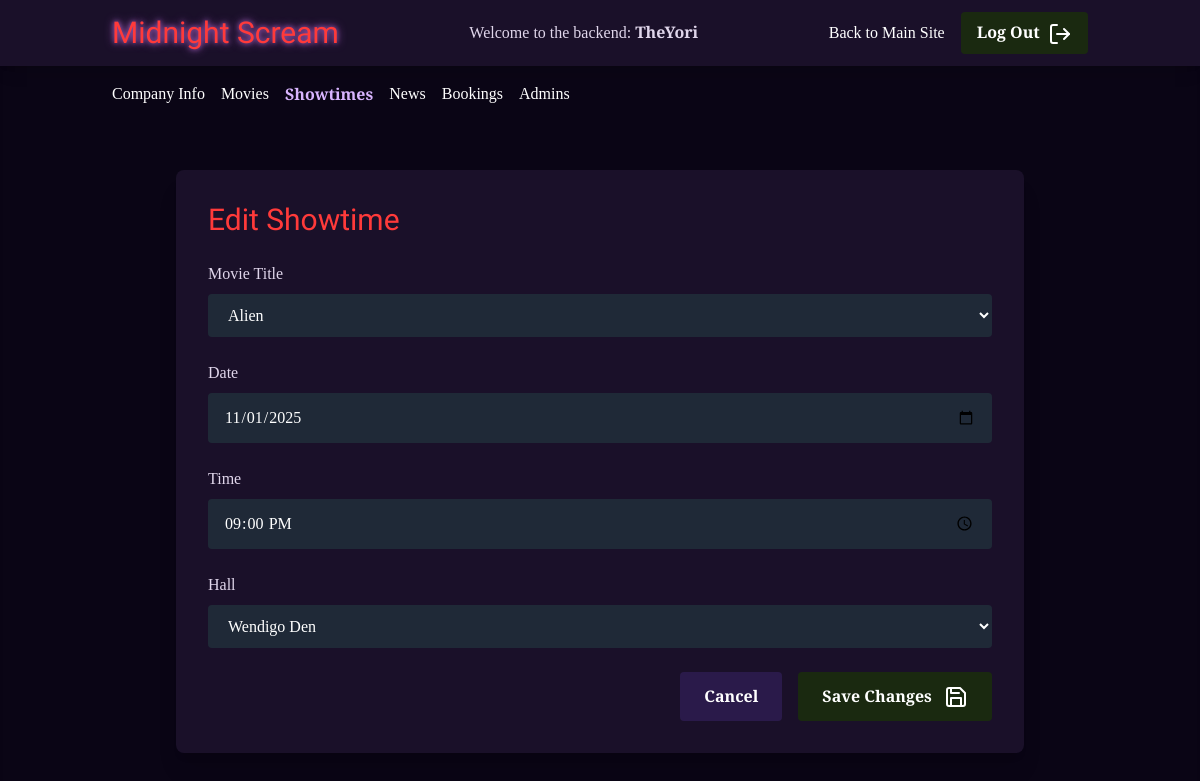
/admin/edit-showtime.php?id=3 (signed in), run on the app's committed database.
### tables this page shows
CREATE TABLE Showtimes(
    Showtime_id INT NOT NULL AUTO_INCREMENT PRIMARY KEY,
    show_date DATE NOT NULL,
    show_time TIME NOT NULL,
    hall_id INT NOT NULL,
    movie_id INT NOT NULL,
    FOREIGN KEY (hall_id) REFERENCES Halls (hall_id),
    FOREIGN KEY (movie_id) REFERENCES Movies (movie_id)
);

CREATE TABLE Movies(
    movie_id INT NOT NULL AUTO_INCREMENT PRIMARY KEY,
    title VARCHAR(200) NOT NULL,
    movie_length INT(3) NOT NULL,
    debut_date DATE,  
    rating FLOAT,  
    director VARCHAR(120) NOT NULL,
    genre VARCHAR(50) NOT NULL,
    movie_desc TEXT NOT NULL,
    poster VARCHAR(255),
    hall_id INT,
    FOREIGN KEY (hall_id) REFERENCES Halls (hall_id)
);

CREATE TABLE Halls(
    hall_id INT NOT NULL AUTO_INCREMENT PRIMARY KEY,
    hall_name VARCHAR(50) NOT NULL
);

### classes/DatabaseCon.php (called while the page is built, shortened)
<?php
class DatabaseCon {
    private $user = "Rguldborg";
    private $pass = "123456";
    private $host = "mysql:host=localhost;dbname=CinemaDB";
    public function __construct()
    {
        $user = $this ->user;
        $pass = $this ->pass;
        $host = $this ->host;
        try
        {
            $this -> databaseCon = new PDO($host, $user, $pass);
            return $this -> databaseCon;
        }
        catch (PDOException $error)
        {
            echo "Encountered an error: ". $error->getMessage() . "<br/>";
            die();
        }
    }
}

### classes/ShowtimeCRUD.php (called while the page is built, shortened)
<?php
class ShowtimeCRUD
{
    private $conn;
    public function __construct()
    {
        $database = new DatabaseCon();
        $this->conn = $database->databaseCon;
    }
    public function getShowtimeById($id)
    {
        $query = $this->conn->prepare("SELECT * FROM `Showtimes` WHERE showtime_id = :id");
        $query->bindParam(":id", $id, PDO::PARAM_INT);
        $query->execute();
        return $query->fetch(PDO::FETCH_ASSOC);
    }
    public function getAllMovies()
    {
        $query = $this->conn->prepare("SELECT movie_id, title FROM Movies ORDER BY title ASC");
        $query->execute();
        return $query->fetchAll(PDO::FETCH_ASSOC);
    }
    public function getAllHalls()
    {
        $query = $this->conn->prepare("SELECT hall_id, hall_name FROM Halls ORDER BY hall_name ASC");
        $query->execute();
        return $query->fetchAll(PDO::FETCH_ASSOC);
    }
}

### admin/edit-showtime.php (the view, shortened to what this page needs)
<?php
$showtimeCRUD = new ShowtimeCRUD();
$id = (int)$_GET['id'];
$showtime = $showtimeCRUD->getShowtimeById($id);
$movies = $showtimeCRUD->getAllMovies();
$halls = $showtimeCRUD->getAllHalls();
?>
<!DOCTYPE html>
<html lang="en">
<head>
    <script src="https://cdn.tailwindcss.com"></script>
</head>
<body class="min-h-screen">
<nav class="purple-dark sticky top-0 z-50 shadow-lg">
    <div class="container mx-auto px-6 py-3">
        <div class="flex items-center justify-between">
            <div class="flex items-center space-x-8">
                <a href="../index.php" class="flex items-center">
                    <span class="horror-font text-3xl blood-red glow">Midnight Scream</span>
                </a>
            </div>
            <h1>Welcome to the backend: <strong><?php echo $_SESSION['username']; ?></strong></h1>
            <div class="flex items-center space-x-4">
                <a href="../index.php" class="hidden md:block text-white hover:text-purple-300">Back to Main Site</a>
                <a href="login.php?logout=1" class="moss-green hover:bg-green-900 text-white font-bold py-2 px-4 rounded transition duration-300" >
                    Log Out <i data-feather="log-out" class="inline ml-1"></i>
                </a>
            </div>
        </div>
    </div>
</nav>
<div class="admin-nav py-4 shadow-inner">
    <div class="container mx-auto px-6">
        <div class="flex flex-wrap gap-4">
            <a href="company.php" class="text-white hover:text-purple-300">Company Info</a>
            <a href="movies.php" class="text-white hover:text-purple-300">Movies</a>
            <a href="showtimes.php" class="text-purple-300 font-bold">Showtimes</a>
            <a href="news.php" class="text-white hover:text-purple-300">News</a>
            <a href="bookings.php" class="text-white hover:text-purple-300">Bookings</a>
            <a href="admin.php" class="text-white hover:text-purple-300">Admins</a>
        </div>
    </div>
    <section class="py-16">
        <div class="container mx-auto px-6 max-w-4xl">
            <div class="purple-dark rounded-lg shadow-xl p-8">
                <h2 class="horror-font text-3xl blood-red mb-6">Edit Showtime</h2>
                <form method="post" class="space-y-6">
                    <div>
                        <label for="edit-showtime-movie" class="block mb-2">Movie Title</label>
                        <select name="movie_id" id="edit-showtime-movie" required
                                class="w-full px-4 py-3 bg-gray-800 text-white rounded focus:outline-none focus:ring-2 focus:ring-purple-500">
                            <?php foreach ($movies as $movie): ?>
                                <option value="<?php echo $movie['movie_id']; ?>"
                                        <?php echo ($movie['movie_id'] == $showtime['movie_id']) ? 'selected' : ''; ?>>
                                    <?php echo htmlspecialchars($movie['title']); ?>
                                </option>
                            <?php endforeach; ?>
                        </select>
                    </div>
                    <div>
                        <label for="edit-showtime-date" class="block mb-2">Date</label>
                        <input type="date" name="show_date" id="edit-showtime-date"
                               value="<?php echo htmlspecialchars($showtime['show_date']); ?>"
                               required class="w-full px-4 py-3 bg-gray-800 text-white rounded focus:outline-none focus:ring-2 focus:ring-purple-500">
                    </div>
                    <div>
                        <label for="edit-showtime-time" class="block mb-2">Time</label>
                        <input type="time" name="show_time" id="edit-showtime-time"
                               value="<?php echo substr($showtime['show_time'], 0, 5); ?>"
                               required class="w-full px-4 py-3 bg-gray-800 text-white rounded focus:outline-none focus:ring-2 focus:ring-purple-500">
                    </div>
                    <div>
                        <label for="edit-showtime-hall" class="block mb-2">Hall</label>
                        <select name="hall_id" id="edit-showtime-hall" required
                                class="w-full px-4 py-3 bg-gray-800 text-white rounded focus:outline-none focus:ring-2 focus:ring-purple-500">
                            <?php foreach ($halls as $hall): ?>
                                <option value="<?php echo $hall['hall_id']; ?>"
                                        <?php echo ($hall['hall_id'] == $showtime['hall_id']) ? 'selected' : ''; ?>>
                                    <?php echo htmlspecialchars($hall['hall_name']); ?>
                                </option>
                            <?php endforeach; ?>
                        </select>
                    </div>
                    <div class="flex justify-end space-x-4">
                        <a href="showtimes.php" class="inline-block purple-light hover:bg-purple-800 text-white font-bold py-3 px-6 rounded transition duration-300">
                            Cancel
                        </a>
                        <button type="submit" class="moss-green hover:bg-green-900 text-white font-bold py-3 px-6 rounded transition duration-300">
                            Save Changes <i data-feather="save" class="inline ml-2"></i>
                        </button>
                    </div>
                </form>
            </div>
        </div>
    </section>
</body>
</html>

### admin/edit-showtime.php (style rules this page uses)
body { font-family: 'EB Garamond', serif; background-color: #0f0a1a; color: #e0d6eb; }
.horror-font { font-family: 'Creepster', cursive; }
.purple-dark { background-color: #1a1029; }
.purple-light { background-color: #2a1a4a; }
.moss-green { background-color: #1a2910; }
.blood-red { color: #ff3a3a; }
.glow { text-shadow: 0 0 5px #9b59b6, 0 0 10px #9b59b6; }
.admin-nav { background-color: #0a0515; }

### data on the page
showtimes: movie_id "Alien", show_date "11/01/2025", show_time "21:00", hall_id "Wendigo Den"

### other printed values
$_SESSION['username'] "TheYori"
